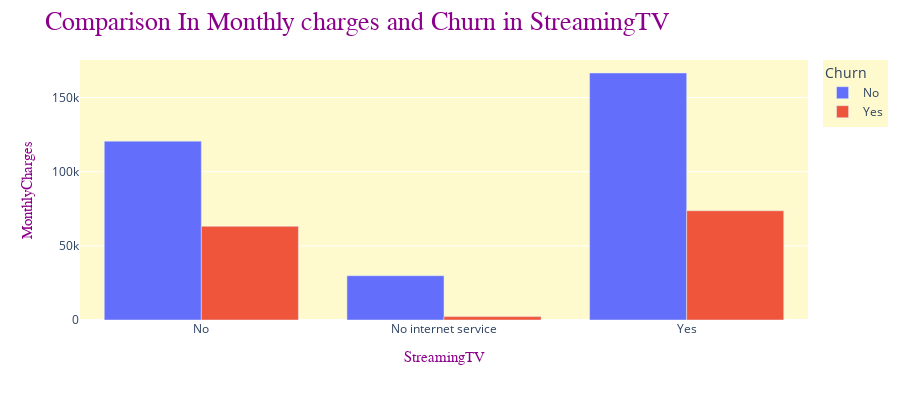

Notebook source saved alongside this figure:
### Code cell
fig = px.bar(df_8, x='StreamingTV', y='MonthlyCharges', barmode = "group",
             hover_data=['StreamingTV', 'Churn'], color='Churn', height=400)

fig.update_layout(legend = dict(bgcolor = "LemonChiffon", orientation = "v"), 
                  plot_bgcolor = "LemonChiffon")
fig.update_layout(title = dict(text =  'Comparison In Monthly charges and Churn in StreamingTV',
                              
                                  font = dict(family = "Balto", color = "DarkMagenta", size = 26)))
fig.update_xaxes(title_text= "StreamingTV", 
                 title_font_family= "Arial", 
                 title_font_size = 15,
                 title_font_color = "DarkMagenta")#, )
fig.update_yaxes(title_text= "MonthlyCharges",  
                 title_font_family= "Arial", 
                 title_font_size = 15,
                 title_font_color = "DarkMagenta")

fig.show()

### Figure 1 — Plotly figure (JSON) as saved in the notebook; plotly's stock layout.template omitted (floating-point values rounded to 4 significant figures)
{"data": [{"alignmentgroup": "True", "customdata": [["No"], ["No"], ["No"]], "hovertemplate": "Churn=%{customdata[0]}<br>StreamingTV=%{x}<br>MonthlyCharges=%{y}<extra></extra>", "legendgroup": "No", "marker": {"color": "#636efa", "pattern": {"shape": ""}}, "name": "No", "offsetgroup": "No", "orientation": "v", "showlegend": true, "textposition": "auto", "type": "bar", "x": ["No", "No internet service", "Yes"], "xaxis": "x", "y": [120600.0, 29870.0, 166500.0], "yaxis": "y"}, {"alignmentgroup": "True", "customdata": [["Yes"], ["Yes"], ["Yes"]], "hovertemplate": "Churn=%{customdata[0]}<br>StreamingTV=%{x}<br>MonthlyCharges=%{y}<extra></extra>", "legendgroup": "Yes", "marker": {"color": "#EF553B", "pattern": {"shape": ""}}, "name": "Yes", "offsetgroup": "Yes", "orientation": "v", "showlegend": true, "textposition": "auto", "type": "bar", "x": ["No", "No internet service", "Yes"], "xaxis": "x", "y": [63160.0, 2302.0, 73660.0], "yaxis": "y"}], "layout": {"barmode": "group", "height": 400, "legend": {"bgcolor": "LemonChiffon", "orientation": "v", "title": {"text": "Churn"}, "tracegroupgap": 0}, "margin": {"t": 60}, "plot_bgcolor": "LemonChiffon", "title": {"font": {"color": "DarkMagenta", "family": "Balto", "size": 26}, "text": "Comparison In Monthly charges and Churn in StreamingTV"}, "xaxis": {"anchor": "y", "domain": [0, 1], "title": {"font": {"color": "DarkMagenta", "family": "Arial", "size": 15}, "text": "StreamingTV"}}, "yaxis": {"anchor": "x", "domain": [0, 1], "title": {"font": {"color": "DarkMagenta", "family": "Arial", "size": 15}, "text": "MonthlyCharges"}}}}
